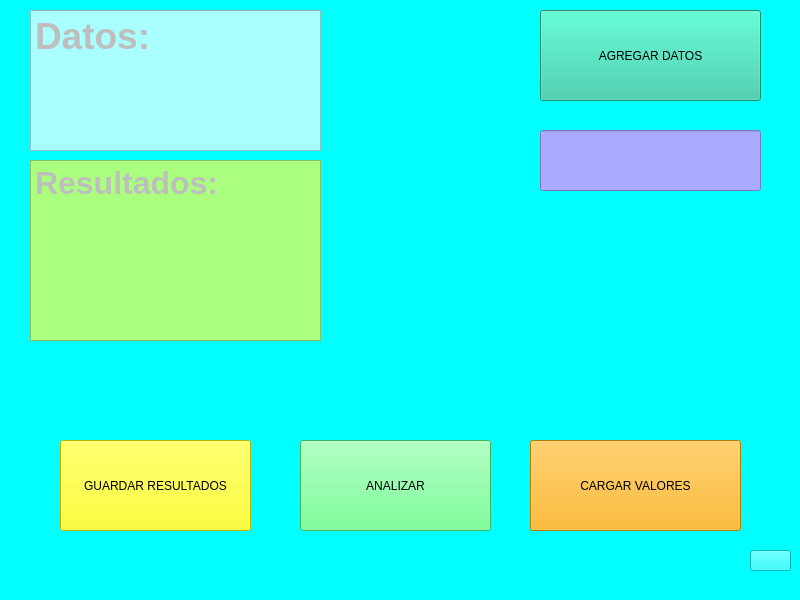
<?xml version="1.0" encoding="UTF-8"?>
<ui version="4.0">
 <class>MainWindow</class>
 <widget class="QMainWindow" name="MainWindow">
  <property name="geometry">
   <rect>
    <x>0</x>
    <y>0</y>
    <width>800</width>
    <height>600</height>
   </rect>
  </property>
  <property name="windowTitle">
   <string>MainWindow</string>
  </property>
  <property name="styleSheet">
   <string notr="true">background-color:rgb(0, 255, 255)</string>
  </property>
  <widget class="QWidget" name="centralwidget">
   <widget class="QPushButton" name="btnLoad">
    <property name="geometry">
     <rect>
      <x>750</x>
      <y>550</y>
      <width>41</width>
      <height>21</height>
     </rect>
    </property>
    <property name="styleSheet">
     <string notr="true">background-color: rgb(0, 255, 255)</string>
    </property>
    <property name="text">
     <string/>
    </property>
   </widget>
   <widget class="QPushButton" name="btnSave">
    <property name="geometry">
     <rect>
      <x>60</x>
      <y>440</y>
      <width>191</width>
      <height>91</height>
     </rect>
    </property>
    <property name="styleSheet">
     <string notr="true">background-color: rgb(255, 255, 0)</string>
    </property>
    <property name="text">
     <string>GUARDAR RESULTADOS</string>
    </property>
   </widget>
   <widget class="QPushButton" name="btnAnalyze">
    <property name="geometry">
     <rect>
      <x>300</x>
      <y>440</y>
      <width>191</width>
      <height>91</height>
     </rect>
    </property>
    <property name="styleSheet">
     <string notr="true">background-color: rgb(85, 255, 127)</string>
    </property>
    <property name="text">
     <string>ANALIZAR</string>
    </property>
   </widget>
   <widget class="QPushButton" name="btnLoadResults">
    <property name="geometry">
     <rect>
      <x>530</x>
      <y>440</y>
      <width>211</width>
      <height>91</height>
     </rect>
    </property>
    <property name="styleSheet">
     <string notr="true">background-color: rgb(255, 170, 0)</string>
    </property>
    <property name="text">
     <string>CARGAR VALORES</string>
    </property>
   </widget>
   <widget class="QLineEdit" name="inputNumber">
    <property name="geometry">
     <rect>
      <x>540</x>
      <y>130</y>
      <width>221</width>
      <height>61</height>
     </rect>
    </property>
    <property name="styleSheet">
     <string notr="true">background-color: rgb(170, 170, 255)</string>
    </property>
    <property name="text">
     <string/>
    </property>
   </widget>
   <widget class="QPushButton" name="btnAddNumber">
    <property name="geometry">
     <rect>
      <x>540</x>
      <y>10</y>
      <width>221</width>
      <height>91</height>
     </rect>
    </property>
    <property name="styleSheet">
     <string notr="true">background-color: rgb(43, 200, 161)</string>
    </property>
    <property name="text">
     <string>AGREGAR DATOS</string>
    </property>
   </widget>
   <widget class="QTextEdit" name="textEdit_2">
    <property name="enabled">
     <bool>false</bool>
    </property>
    <property name="geometry">
     <rect>
      <x>30</x>
      <y>10</y>
      <width>291</width>
      <height>141</height>
     </rect>
    </property>
    <property name="styleSheet">
     <string notr="true">background-color: rgb(170, 255, 255)</string>
    </property>
    <property name="html">
     <string>&lt;!DOCTYPE HTML PUBLIC &quot;-//W3C//DTD HTML 4.0//EN&quot; &quot;http://www.w3.org/TR/REC-html40/strict.dtd&quot;&gt;
&lt;html&gt;&lt;head&gt;&lt;meta name=&quot;qrichtext&quot; content=&quot;1&quot; /&gt;&lt;style type=&quot;text/css&quot;&gt;
p, li { white-space: pre-wrap; }
&lt;/style&gt;&lt;/head&gt;&lt;body style=&quot; font-family:'MS Shell Dlg 2'; font-size:7.8pt; font-weight:400; font-style:normal;&quot;&gt;
&lt;p style=&quot; margin-top:0px; margin-bottom:0px; margin-left:0px; margin-right:0px; -qt-block-indent:0; text-indent:0px;&quot;&gt;&lt;span style=&quot; font-size:28pt; font-weight:600;&quot;&gt;Datos:&lt;/span&gt;&lt;/p&gt;&lt;/body&gt;&lt;/html&gt;</string>
    </property>
   </widget>
   <widget class="QTextEdit" name="textEditResults_2">
    <property name="enabled">
     <bool>false</bool>
    </property>
    <property name="geometry">
     <rect>
      <x>30</x>
      <y>160</y>
      <width>291</width>
      <height>181</height>
     </rect>
    </property>
    <property name="styleSheet">
     <string notr="true">background-color: rgb(170, 255, 127)</string>
    </property>
    <property name="html">
     <string>&lt;!DOCTYPE HTML PUBLIC &quot;-//W3C//DTD HTML 4.0//EN&quot; &quot;http://www.w3.org/TR/REC-html40/strict.dtd&quot;&gt;
&lt;html&gt;&lt;head&gt;&lt;meta name=&quot;qrichtext&quot; content=&quot;1&quot; /&gt;&lt;style type=&quot;text/css&quot;&gt;
p, li { white-space: pre-wrap; }
&lt;/style&gt;&lt;/head&gt;&lt;body style=&quot; font-family:'MS Shell Dlg 2'; font-size:7.8pt; font-weight:400; font-style:normal;&quot;&gt;
&lt;p style=&quot; margin-top:0px; margin-bottom:0px; margin-left:0px; margin-right:0px; -qt-block-indent:0; text-indent:0px;&quot;&gt;&lt;span style=&quot; font-size:24pt; font-weight:600;&quot;&gt;Resultados:&lt;/span&gt;&lt;/p&gt;&lt;/body&gt;&lt;/html&gt;</string>
    </property>
   </widget>
  </widget>
  <widget class="QMenuBar" name="menubar">
   <property name="geometry">
    <rect>
     <x>0</x>
     <y>0</y>
     <width>800</width>
     <height>26</height>
    </rect>
   </property>
  </widget>
  <widget class="QStatusBar" name="statusbar"/>
 </widget>
 <resources/>
 <connections/>
</ui>
